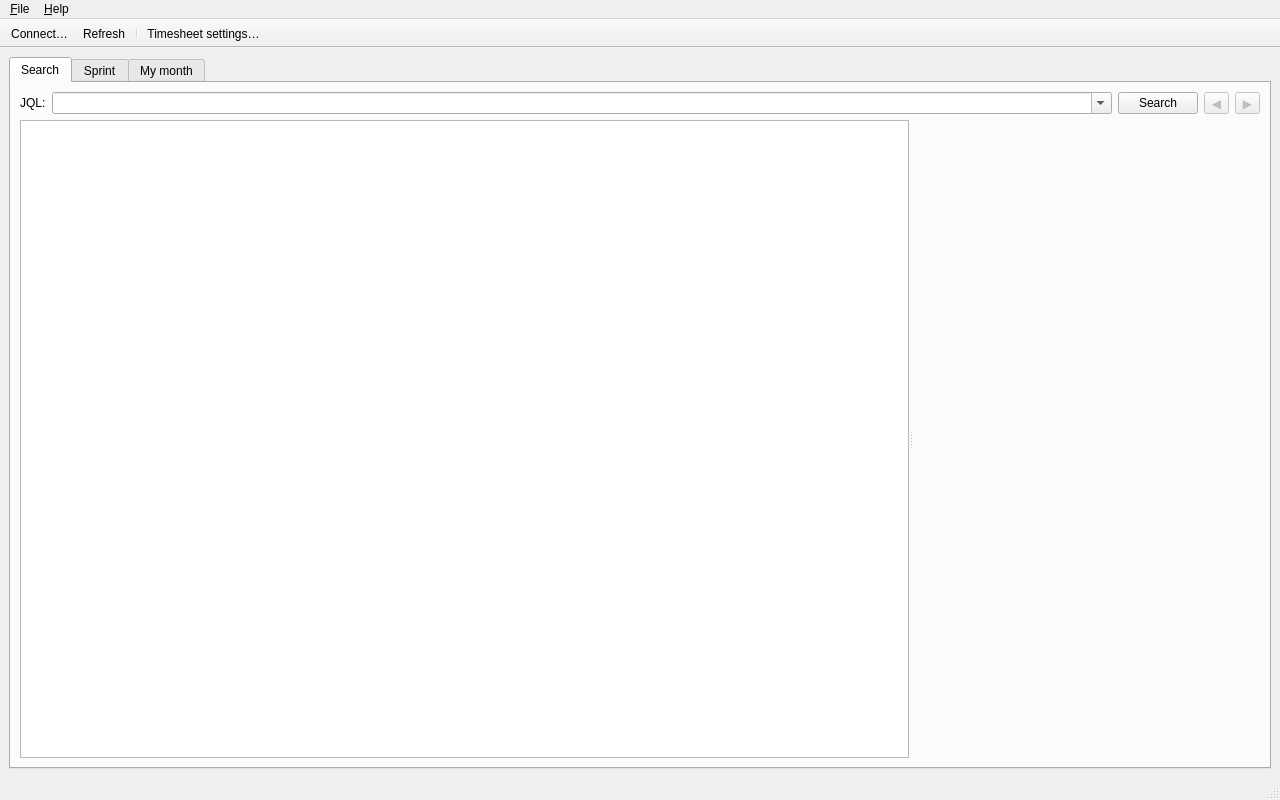
<?xml version="1.0" encoding="UTF-8"?>
<ui version="4.0">
 <class>MainWindow</class>
 <widget class="QMainWindow" name="MainWindow">
  <property name="geometry">
   <rect>
    <x>0</x>
    <y>0</y>
    <width>1280</width>
    <height>800</height>
   </rect>
  </property>
  <property name="windowTitle">
   <string>JiraDesk</string>
  </property>
  <widget class="QWidget" name="centralwidget">
   <layout class="QVBoxLayout" name="centralLayout">
    <item>
     <widget class="QTabWidget" name="tabs">
      <property name="currentIndex">
       <number>0</number>
      </property>
      <widget class="QWidget" name="searchTab">
       <attribute name="title">
        <string>Search</string>
       </attribute>
       <layout class="QVBoxLayout" name="searchLayout">
        <item>
         <layout class="QHBoxLayout" name="searchBar">
          <item>
           <widget class="QLabel" name="jqlLabel">
            <property name="text">
             <string>JQL:</string>
            </property>
           </widget>
          </item>
          <item>
           <widget class="QComboBox" name="jql">
            <property name="sizePolicy">
             <sizepolicy hsizetype="Expanding" vsizetype="Fixed">
              <horstretch>1</horstretch>
              <verstretch>0</verstretch>
             </sizepolicy>
            </property>
            <property name="minimumSize">
             <size>
              <width>420</width>
              <height>0</height>
             </size>
            </property>
            <property name="editable">
             <bool>true</bool>
            </property>
            <property name="insertPolicy">
             <enum>QComboBox::NoInsert</enum>
            </property>
           </widget>
          </item>
          <item>
           <widget class="QPushButton" name="search">
            <property name="text">
             <string>Search</string>
            </property>
           </widget>
          </item>
          <item>
           <widget class="QToolButton" name="previousPage">
            <property name="enabled">
             <bool>false</bool>
            </property>
            <property name="toolTip">
             <string>Previous page</string>
            </property>
            <property name="text">
             <string notr="true">◀</string>
            </property>
           </widget>
          </item>
          <item>
           <widget class="QToolButton" name="nextPage">
            <property name="enabled">
             <bool>false</bool>
            </property>
            <property name="toolTip">
             <string>Next page</string>
            </property>
            <property name="text">
             <string notr="true">▶</string>
            </property>
           </widget>
          </item>
         </layout>
        </item>
        <item>
         <widget class="QSplitter" name="splitter">
          <property name="orientation">
           <enum>Qt::Horizontal</enum>
          </property>
          <widget class="QTableView" name="issueTable">
           <property name="editTriggers">
            <set>QAbstractItemView::NoEditTriggers</set>
           </property>
           <property name="alternatingRowColors">
            <bool>true</bool>
           </property>
           <property name="selectionMode">
            <enum>QAbstractItemView::SingleSelection</enum>
           </property>
           <property name="selectionBehavior">
            <enum>QAbstractItemView::SelectRows</enum>
           </property>
           <property name="sortingEnabled">
            <bool>true</bool>
           </property>
           <property name="wordWrap">
            <bool>false</bool>
           </property>
           <attribute name="verticalHeaderVisible">
            <bool>false</bool>
           </attribute>
          </widget>
          <widget class="IssueDetailWidget" name="detail" native="true"/>
         </widget>
        </item>
       </layout>
      </widget>
      <widget class="SprintWidget" name="sprint">
       <attribute name="title">
        <string>Sprint</string>
       </attribute>
      </widget>
      <widget class="TimesheetWidget" name="timesheet">
       <attribute name="title">
        <string>My month</string>
       </attribute>
      </widget>
     </widget>
    </item>
   </layout>
  </widget>
  <widget class="QMenuBar" name="menubar">
   <property name="geometry">
    <rect>
     <x>0</x>
     <y>0</y>
     <width>1280</width>
     <height>24</height>
    </rect>
   </property>
   <widget class="QMenu" name="menuFile">
    <property name="title">
     <string>&amp;File</string>
    </property>
    <addaction name="actionConnect"/>
    <addaction name="actionRefresh"/>
    <addaction name="separator"/>
    <addaction name="actionTimesheetSettings"/>
    <addaction name="separator"/>
    <addaction name="actionForgetToken"/>
    <addaction name="separator"/>
    <addaction name="actionQuit"/>
   </widget>
   <widget class="QMenu" name="menuHelp">
    <property name="title">
     <string>&amp;Help</string>
    </property>
    <addaction name="actionAbout"/>
   </widget>
   <addaction name="menuFile"/>
   <addaction name="menuHelp"/>
  </widget>
  <widget class="QStatusBar" name="statusbar"/>
  <widget class="QToolBar" name="toolBar">
   <property name="movable">
    <bool>false</bool>
   </property>
   <property name="toolButtonStyle">
    <enum>Qt::ToolButtonTextBesideIcon</enum>
   </property>
   <attribute name="toolBarArea">
    <enum>TopToolBarArea</enum>
   </attribute>
   <attribute name="toolBarBreak">
    <bool>false</bool>
   </attribute>
   <addaction name="actionConnect"/>
   <addaction name="actionRefresh"/>
   <addaction name="separator"/>
   <addaction name="actionTimesheetSettings"/>
  </widget>
  <action name="actionConnect">
   <property name="text">
    <string>Connect…</string>
   </property>
   <property name="toolTip">
    <string>Choose the Jira server and API token</string>
   </property>
  </action>
  <action name="actionRefresh">
   <property name="text">
    <string>&amp;Refresh</string>
   </property>
   <property name="shortcut">
    <string notr="true">F5</string>
   </property>
  </action>
  <action name="actionTimesheetSettings">
   <property name="text">
    <string>Timesheet settings…</string>
   </property>
  </action>
  <action name="actionForgetToken">
   <property name="text">
    <string>Forget stored token</string>
   </property>
  </action>
  <action name="actionQuit">
   <property name="text">
    <string>&amp;Quit</string>
   </property>
   <property name="shortcut">
    <string notr="true">Ctrl+Q</string>
   </property>
  </action>
  <action name="actionAbout">
   <property name="text">
    <string>About</string>
   </property>
  </action>
 </widget>
 <customwidgets>
  <customwidget>
   <class>IssueDetailWidget</class>
   <extends>QWidget</extends>
   <header>ui/issuedetailwidget.h</header>
   <container>1</container>
  </customwidget>
  <customwidget>
   <class>SprintWidget</class>
   <extends>QWidget</extends>
   <header>ui/sprintwidget.h</header>
   <container>1</container>
  </customwidget>
  <customwidget>
   <class>TimesheetWidget</class>
   <extends>QWidget</extends>
   <header>ui/timesheetwidget.h</header>
   <container>1</container>
  </customwidget>
 </customwidgets>
 <resources/>
 <connections/>
</ui>
